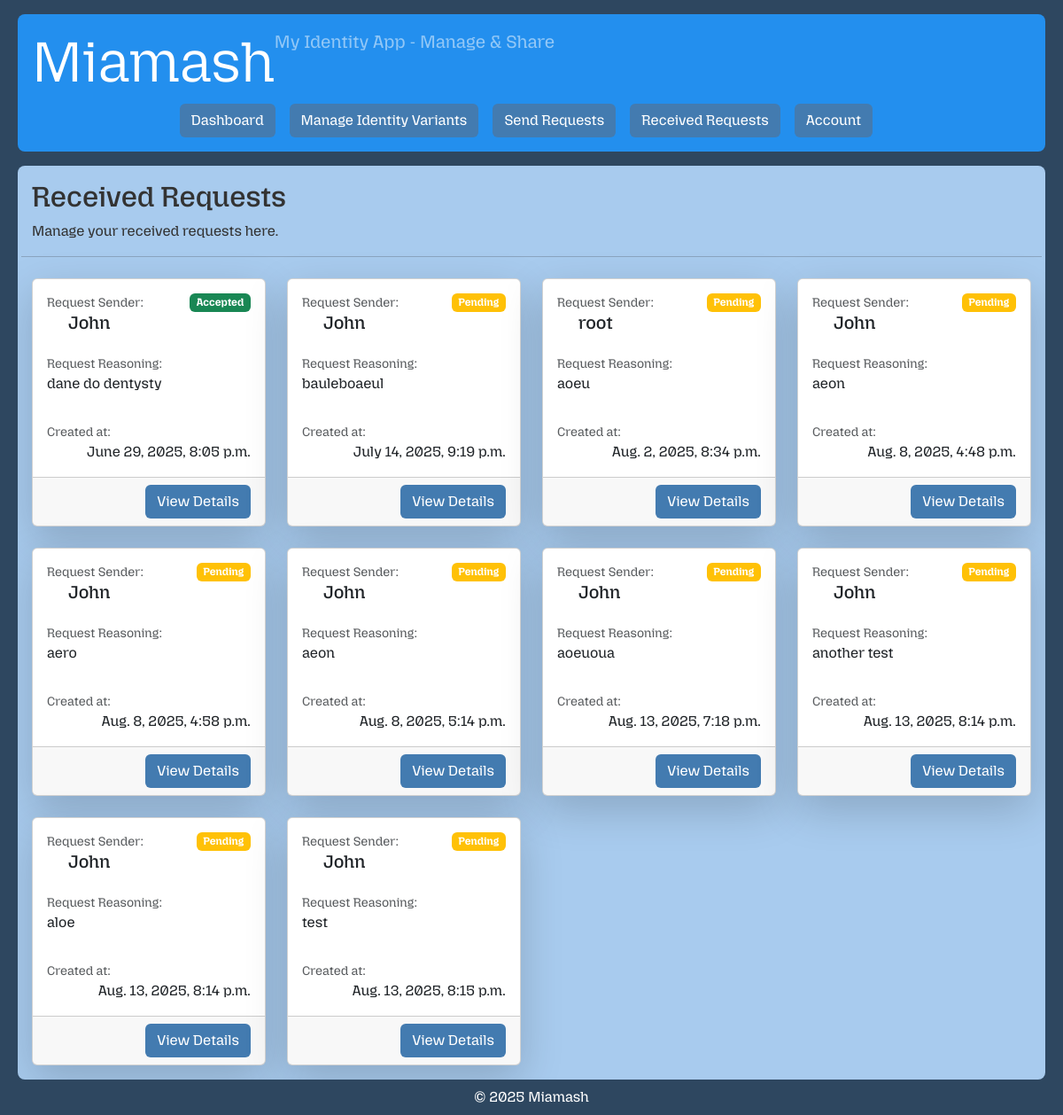
/request/receive/ (signed in), run on the app's committed database.
### core/models.py (models this page shows, shortened)
class Request(models.Model):
    sender = models.ForeignKey(User, on_delete=models.CASCADE, related_name='requests_sent')
    receiver = models.ForeignKey(User, on_delete=models.CASCADE, related_name='requests_received')
    request_reasoning = models.TextField(blank=True)
    created_at = models.DateTimeField(auto_now_add=True)
    class Status(models.TextChoices):
        PENDING = 'pending', 'Pending'
        ACCEPTED = 'accepted', 'Accepted'
        DENIED = 'denied', 'Denied'
    status = models.CharField(max_length=10, choices=Status.choices, default=Status.PENDING)

### web/views.py (the view)
# urls.py: path('request/receive/', RequestReceiveListView.as_view(), name='request-receive-list'),
class RequestReceiveListView(RequestReceiverPermissionMixin, ListView):
    template_name = 'private/request_receive_list.html'
    context_object_name = 'received_requests'

### web/permissions.py (called while the page is built)
    def get_queryset(self):
        return self.model.objects.filter(receiver=self.request.user) # type: ignore

### web/templates/private/request_receive_list.html (shortened to what this page needs)
{% extends "private/base.html" %}
{% block content %}
    <div class="row align-items-center mb-2">
        <div class="col">
            <h2>Received Requests</h2>
            <p>Manage your received requests here.</p>
        </div>
        <hr>
    </div>
    {% if received_requests %}
        <div class="row row-cols-1 row-cols-sm-1 row-cols-md-2 row-cols-lg-3 row-cols-xl-4 row-cols-xxl-5  g-4">
            {% for request in received_requests %}
                <div class="col">
                    <div class="card h-100 mb-3 shadow-lg">
                        <div class="card-body d-flex flex-column">
                            <div class="d-flex justify-content-between">
                                <div>
                                    <p class="text-muted mb-0 small">Request Sender:</p>
                                </div>
                                {% if request.status == "pending" %}
                                    <span class="badge bg-warning">Pending</span>
                                {% endif %}
                                {% if request.status == "accepted" %}
                                    <span class="badge bg-success">Accepted</span>
                                {% endif %}
                            </div>
                            <h5 class="card-text ps-4 ">{{ request.sender }}</h5>
                            <p class="text-muted mb-0 mt-3 small">Request Reasoning:</p>
                            <p class="card-text">{{ request.request_reasoning }}</p>
                            <div class="flex-grow-1"></div>
                            <p class="text-muted mb-0 small">Created at:</p>
                            <p class="card-text text-end">{{ request.created_at }}</p>
                        </div>
                        <div class="card-footer text-end">
                            <a class="btn btn-blue" href="{% url 'request-receive-detail' request.id %}">View Details</a>
                        </div>
                    </div>
                </div>
            {% endfor %}
        </div>
    {% else %}
        <p>No received requests at the moment... Some will come soon for sure!</p>
    {% endif %}
{% endblock %}

### web/static/css/private/base.css (style rules this page uses)
body { font-family: 'MozillaHeadline', Arial, sans-serif; color: #333; background-color: rgb(46, 71, 96); height: 100vh; display: flex; flex-direction: column; }
.btn-blue { background-color: #437bb0; color: white; }

### data on the page
Request: status "Accepted", sender "John", request_reasoning "dane do dentysty", created_at "June 29, 2025, 8:05 p.m."
Request: status "Pending", sender "John", request_reasoning "bauleboaeul", created_at "July 14, 2025, 9:19 p.m."
Request: status "Pending", sender "root", request_reasoning "aoeu", created_at "Aug. 2, 2025, 8:34 p.m."
Request: status "Pending", sender "John", request_reasoning "aeon", created_at "Aug. 8, 2025, 4:48 p.m."
Request: status "Pending", sender "John", request_reasoning "aero", created_at "Aug. 8, 2025, 4:58 p.m."
Request: status "Pending", sender "John", request_reasoning "aeon", created_at "Aug. 8, 2025, 5:14 p.m."
Request: status "Pending", sender "John", request_reasoning "aoeuoua", created_at "Aug. 13, 2025, 7:18 p.m."
Request: status "Pending", sender "John", request_reasoning "another test", created_at "Aug. 13, 2025, 8:14 p.m."
Request: status "Pending", sender "John", request_reasoning "aloe", created_at "Aug. 13, 2025, 8:14 p.m."
Request: status "Pending", sender "John", request_reasoning "test", created_at "Aug. 13, 2025, 8:15 p.m."
